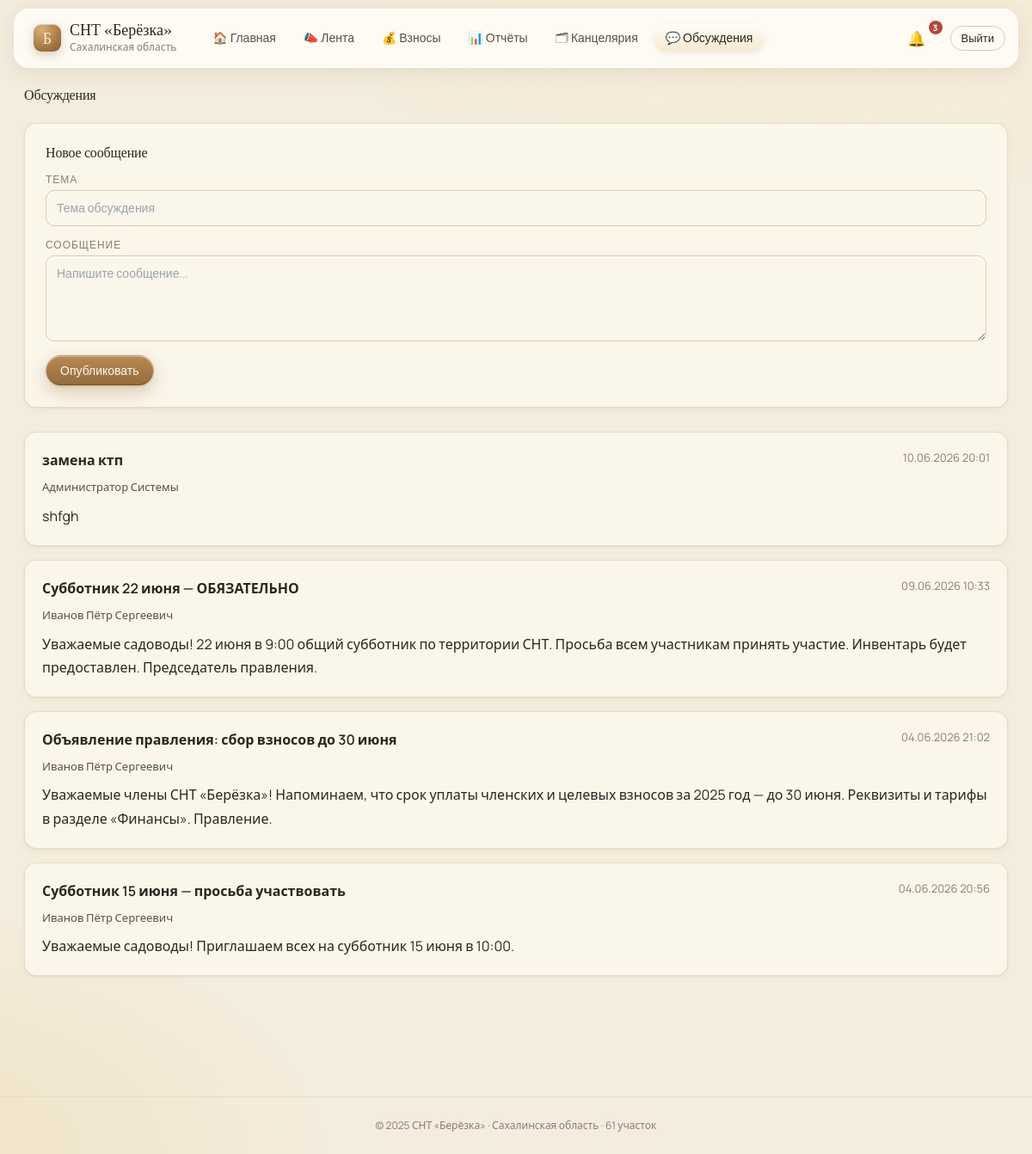
The page /discussions (signed in) on the database its author committed.
### tables this page shows
CREATE TABLE `announcements` (
  `id` int(11) NOT NULL AUTO_INCREMENT,
  `title` varchar(255) NOT NULL,
  `content` text NOT NULL,
  `author_id` int(11) NOT NULL,
  `category` enum('sale','buy','service','info','wanted') NOT NULL DEFAULT 'info',
  `is_pinned` tinyint(1) DEFAULT 0 COMMENT 'Закреплённое объявление',
  `status` enum('draft','published','archived') DEFAULT 'published',
  `views_count` int(11) DEFAULT 0,
  `created_at` timestamp NOT NULL DEFAULT current_timestamp(),
  `updated_at` timestamp NOT NULL DEFAULT current_timestamp() ON UPDATE current_timestamp(),
  PRIMARY KEY (`id`),
  KEY `author_id` (`author_id`),
  KEY `idx_category` (`category`),
  KEY `idx_status` (`status`),
  KEY `idx_created` (`created_at`),
  FULLTEXT KEY `idx_search` (`title`,`content`)
);

CREATE TABLE `users` (
  `id` int(11) NOT NULL AUTO_INCREMENT,
  `email` varchar(120) NOT NULL,
  `password_hash` varchar(255) NOT NULL COMMENT 'bcrypt хеш пароля',
  `full_name` varchar(150) NOT NULL,
  `phone` varchar(20) DEFAULT NULL,
  `address` varchar(255) DEFAULT NULL COMMENT 'Адрес участка в СНТ',
  `role_id` int(11) NOT NULL DEFAULT 5 COMMENT 'ID роли (по умолчанию член)',
  `status` enum('active','inactive','pending') DEFAULT 'pending' COMMENT 'статус в системе',
  `avatar_url` varchar(255) DEFAULT NULL,
  `created_at` timestamp NOT NULL DEFAULT current_timestamp(),
  `updated_at` timestamp NOT NULL DEFAULT current_timestamp() ON UPDATE current_timestamp(),
  `last_login` timestamp NULL DEFAULT NULL,
  PRIMARY KEY (`id`),
  UNIQUE KEY `email` (`email`),
  KEY `idx_email` (`email`),
  KEY `idx_role` (`role_id`),
  KEY `idx_status` (`status`)
);

### utils.php (called while the page is built, shortened)
<?php
function renderTemplate(string $page, array $data = []): void
{
    include BASE_PATH . '/templates/layout.html.php';
}
function e(string $str): string
{
    return htmlspecialchars($str, ENT_QUOTES, 'UTF-8');
}

### src/controllers/MemberController.php (called while the page is built, shortened)
<?php
class MemberController {
    public static function discussions(): void {
        $posts = Announcement::allByCategory('info', 30);
        renderTemplate('member/discussions', compact('posts', 'user') + ['flash' => getFlash()]);
    }
}

### public/index.php (called while the page is built, shortened)
<?php
require_once BASE_PATH . '/router.php';

### src/models/Announcement.php (called while the page is built, shortened)
<?php
class Announcement {
    public static function allByCategory(string $category, int $limit = 20): array {
        $db = DatabaseConnection::get();
        $stmt = $db->prepare(
            "SELECT a.*, u.full_name AS author_name, u.address AS author_address
               FROM announcements a
               JOIN users u ON a.author_id = u.id
              WHERE a.status = 'published' AND a.category = ?
           ORDER BY a.created_at DESC
              LIMIT ?"
        );
        $stmt->bind_param('si', $category, $limit);
        $stmt->execute();
        $result = $stmt->get_result();
        $rows = [];
        while ($row = $result->fetch_assoc()) $rows[] = $row;
        return $rows;
    }
}

### templates/pages/member/discussions.html.php (the view, shortened to what this page needs)
<div class="fade-up">
  <h2 style="margin-bottom:24px">Обсуждения</h2>
  <div class="card" style="margin-bottom:28px;padding:24px">
    <h3 style="margin:0 0 16px">Новое сообщение</h3>
    <form method="POST" action="/discussions" style="display:flex;flex-direction:column;gap:16px">
      <div class="field">
        <label for="post-title">Тема</label>
        <input id="post-title" type="text" name="title" required placeholder="Тема обсуждения">
      </div>
      <div class="field">
        <label for="post-content">Сообщение</label>
        <textarea id="post-content" name="content" rows="4" required placeholder="Напишите сообщение..."></textarea>
      </div>
      <div>
        <button type="submit" class="btn primary">Опубликовать</button>
      </div>
    </form>
  </div>
  <?php if (empty($posts)): ?>
    <div style="text-align:center;padding:48px 0;color:var(--ink-mute)">Обсуждений пока нет. Начните первым!</div>
  <?php else: ?>
    <div style="display:flex;flex-direction:column;gap:16px">
      <?php foreach ($posts as $post): ?>
        <div class="card" style="padding:20px">
          <div style="display:flex;justify-content:space-between;align-items:flex-start;flex-wrap:wrap;gap:8px;margin-bottom:10px">
            <div style="font-weight:600;font-size:16px;flex:1;min-width:0;overflow-wrap:break-word">
              <?= e($post['title'] ?? 'Без темы') ?>
            </div>
            <span style="color:var(--ink-mute);font-size:13px;white-space:nowrap;flex-shrink:0">
              <?= !empty($post['created_at']) ? date('d.m.Y H:i', strtotime($post['created_at'])) : '' ?>
            </span>
          </div>
          <div style="font-size:13px;color:var(--ink-soft);margin-bottom:10px">
            <?= e($post['author_name'] ?? 'Участник') ?>
          </div>
          <div style="color:var(--ink);line-height:1.7"><?= nl2br(e($post['content'] ?? '')) ?></div>
        </div>
      <?php endforeach ?>
    </div>
  <?php endif ?>
</div>

### public/css/style.css (style rules this page uses)
:root { --bg: #f4ecdc; --bg-soft: #f9f3e6; --bg-warm: #ede2c9; --paper: #fbf6ea; --ink: #2b2620; --ink-soft: #5a4f43; --ink-mute: #8b7e6b; --line: #d9cdb2; --line-soft: #e6dcc4; --accent: #a87842; --accent-deep: #7a5429; --good: #6b8a4e; --warn: #b86b3a; --bad: #b04a3a; --shadow-1: 0 1px 2px rgba(82,60,30,.06), 0 2px 8px rgba(82,60,30,.04); --shadow-2: 0 4px 16px rgba(82,60,30,.08), 0 1px 2px rgba(82,60,30,.05); --radius: 14px; --radius-sm: 10px; }
*, *::before, *::after { box-sizing: border-box; }
html, body { margin: 0; padding: 0; background: var(--bg); color: var(--ink); font-family: 'Manrope', system-ui, sans-serif; -webkit-font-smoothing: antialiased; }
body { background: radial-gradient(1200px 600px at 80% -10%, #f7ecd3 0%, transparent 60%), radial-gradient(900px 500px at -10% 100%, #efe2c4 0%, transparent 55%), var(--bg); min-height: 100vh; }
h1, h2, h3, h4 { font-family: 'Fraunces', Georgia, serif; font-weight: 500; letter-spacing: -0.01em; margin: 0; color: var(--ink); }
h2 { font-size: 28px; line-height: 1.15; }
h3 { font-size: 20px; line-height: 1.2; }
.card { background: var(--paper); border: 1px solid var(--line-soft); border-radius: var(--radius); box-shadow: var(--shadow-1); }
.btn { display: inline-flex; align-items: center; gap: 8px; padding: 10px 16px; border-radius: 999px; font: 500 14px/1 'Manrope', sans-serif; color: var(--ink); cursor: pointer; background: linear-gradient(180deg, rgba(255,253,247,.85), rgba(248,238,217,.65)); border: 1px solid rgba(255,255,255,.7); backdrop-filter: blur(10px) saturate(140%); -webkit-backdrop-filter: blur(10px) saturate(140%); box-shadow: inset 0 1px 0 rgba(255,255,255,.85), inset 0 -1px 0 rgba(170,130,70,.18), 0 1px 2px rgba(82,60,30,.06), 0 6px 16px rgba(82,60,30,.06); transition: transform .18s ease, box-shadow .18s ease; user-select: none; text-decoration: none; }
.btn.primary { color: var(--paper); background: linear-gradient(180deg, rgba(180,130,75,.95), rgba(140,95,45,.92)); border: 1px solid rgba(255,255,255,.35); box-shadow: inset 0 1px 0 rgba(255,255,255,.4), inset 0 -1px 0 rgba(60,40,15,.4), 0 1px 2px rgba(82,60,30,.1), 0 8px 20px rgba(120,80,30,.25); }
.fade-up { animation: fadeUp .45s cubic-bezier(.2,.7,.2,1) both; }
.field { display: flex; flex-direction: column; gap: 6px; }
.field label { font: 500 12px/1 'Manrope', sans-serif; text-transform: uppercase; letter-spacing: .08em; color: var(--ink-mute); }
.field input, .field textarea, .field select { font: 400 14px/1.4 'Manrope', sans-serif; color: var(--ink); background: var(--paper); border: 1px solid var(--line); border-radius: 10px; padding: 10px 12px; outline: none; transition: border-color .18s ease, box-shadow .18s ease; width: 100%; }
.field textarea { resize: vertical; min-height: 100px; }
:root { --border: var(--line-soft); --good-soft: #e6efd5; --bad-soft: #f5d5cc; --warn-soft: #f6e3c8; --accent-soft: #f7ecd3; }
h1, h2, h3, h4, p, td, th, .kpi .value { overflow-wrap: break-word; word-break: break-word; }

### rows shown on the page
announcements: title "замена ктп", created_at "10.06.2026 20:01", author.full_name "Администратор Системы", content "shfgh"
announcements: title "Субботник 22 июня — ОБЯЗАТЕЛЬНО", created_at "09.06.2026 10:33", author.full_name "Иванов Пётр Сергеевич", content "Уважаемые садоводы! 22 июня в 9:00 общий субботник по территории СНТ. Просьба всем участникам принять участие. Инвентарь будет предоставлен. Председатель правления."
announcements: title "Объявление правления: сбор взносов до 30 июня", created_at "04.06.2026 21:02", author.full_name "Иванов Пётр Сергеевич", content "Уважаемые члены СНТ «Берёзка»! Напоминаем, что срок уплаты членских и целевых взносов за 2025 год — до 30 июня. Реквизиты и тарифы в разделе «Финансы». Правление."
announcements: title "Субботник 15 июня — просьба участвовать", created_at "04.06.2026 20:56", author.full_name "Иванов Пётр Сергеевич", content "Уважаемые садоводы! Приглашаем всех на субботник 15 июня в 10:00."

### other values the page prints
$unread "3"
